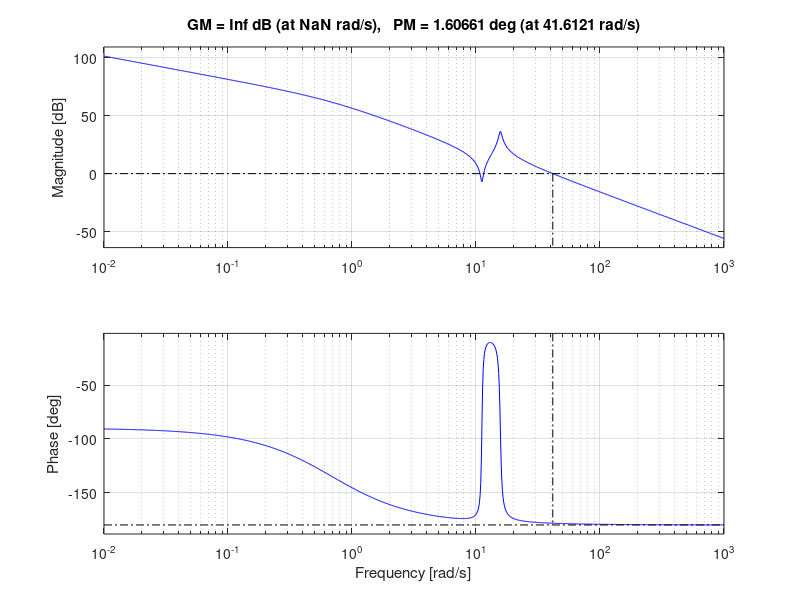

The MATLAB script that drew this image:
num = 1600*[1 2*0.19 0.19^2+11.15^2];
den = [1 0.69+2*0.38 2*0.38*0.69+0.38^2+15.71^2 0.69*(0.38^2+15.71^2) 0];
g  = tf(num,den);

[Gm,PM,Wcg,Wcp] = margin(g);

margin(g);